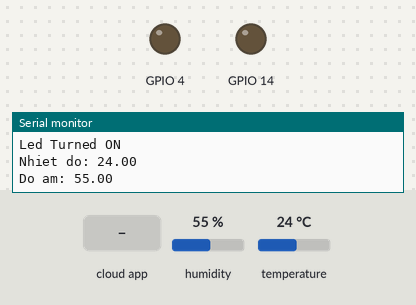
Bench run of a sketch on a simulated ESP8266 (NodeMCU). Shown: output pins drawn as LEDs (lit = HIGH), the last lines printed to the serial monitor. The inputs (shaded band) are chosen by the test bench; at power-on: temperature 24 °C, humidity 55 %. WiFi joins after 1.5 s; servers stay silent unless stated; the Firebase database answers and starts empty.

Above: at 3.8 s.
3.9 s: temperature set to 37 °C
6.7 s: temperature set to 38.3 °C
At 8.1 s:
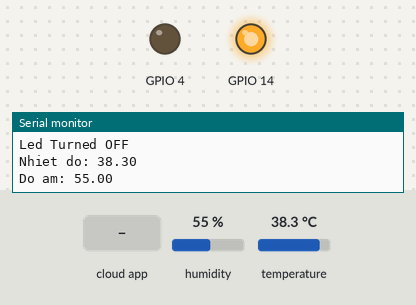
9.2 s: the phone or cloud app sets Fan to OFF
At 10.0 s:
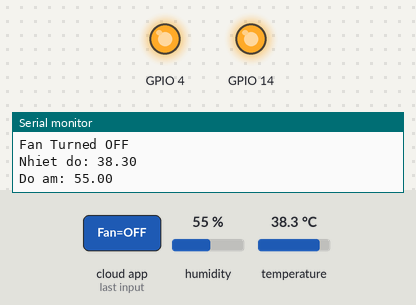
10.9 s: the phone or cloud app sets relay to ON
At 11.8 s:
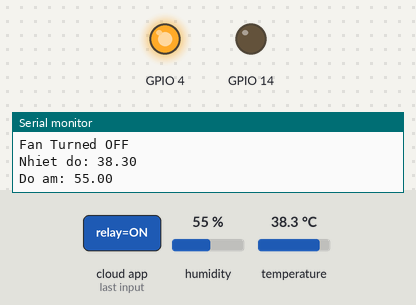
13.7 s: temperature set to 12 °C
At 15.7 s:
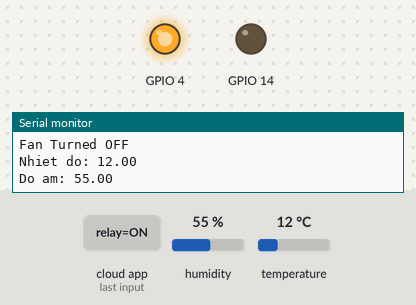
16.0 s: temperature set to 41 °C
At 17.1 s:
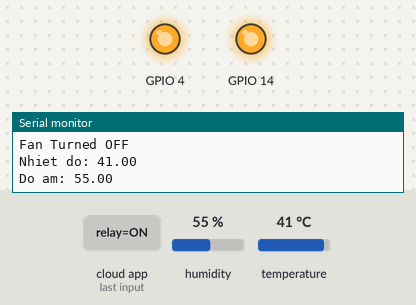
Timing chart, 0 to 19.0 s (numbered marks = the images above; inputs shaded):
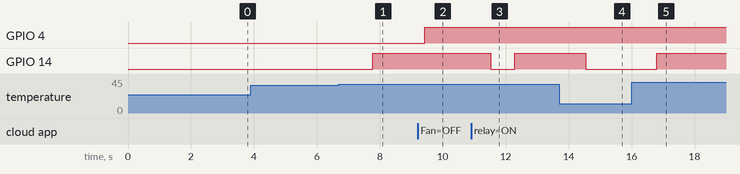

Measured:
- the behaviour switches between 37.5 and 37.6 °C on temperature (found by bisection; images 0 and 1)
- after the input at 6.7 s, GPIO 14: LOW → HIGH after 1.1 s
- after the input at 9.2 s, GPIO 4: LOW → HIGH after 0.22 s
- after the input at 10.9 s, GPIO 14: HIGH → LOW after 0.63 s, → HIGH 0.76 s later
- after the input at 13.7 s, GPIO 14: HIGH → LOW after 0.84 s
- after the input at 16.0 s, GPIO 14: LOW → HIGH after 0.80 s

The sketch:

Aptrung.ino
```cpp
#include <ESP8266WiFi.h>
#include <FirebaseArduino.h>
#include "DHT.h"

#define FIREBASE_HOST "aptrungfinal-default-rtdb.firebaseio.com"
#define FIREBASE_AUTH "dZecP7LmJNla7jNid1vQWpsm0brAuPrjq6Z0bMPB"
#define WIFI_SSID "Bach"
#define WIFI_PASSWORD "11111111"

#define DHTTYPE DHT22
#define DHTPIN 2

DHT dht(DHTPIN, DHTTYPE);

String fireStatus = "";
String fireStatus1 = "";
void setup() {
  pinMode(14, OUTPUT);
  pinMode(4, OUTPUT);
  Serial.begin(115200);
  WiFi.begin(WIFI_SSID, WIFI_PASSWORD);
  Serial.print("Connection to ");
  Serial.print(WIFI_SSID);
  while (WiFi.status() != WL_CONNECTED) {
    Serial.print(".");
    delay(500);
  }
  Serial.println();
  Serial.print("Connected to ");
  Serial.println(WIFI_SSID);
  Serial.print("IP Address is: ");
  Serial.println(WiFi.localIP());
  Firebase.begin(FIREBASE_HOST, FIREBASE_AUTH);
  Firebase.setString("LED", "OFF");
  delay(1000);
  Serial.println(F("DHTxx test!"));
  dht.begin();
}

void loop() {
  float h = dht.readHumidity();
  float t = dht.readTemperature();

  Serial.print("Nhiet do: ");
  Serial.println(t);
  Serial.print("Do am: ");
  Serial.println(h);

  Firebase.setFloat("Temperature", t);
  Firebase.setFloat("Humidity", h);

    if (t > 37.5) {
      Firebase.setString("relay", "OFF");
    } else {
      Firebase.setString("relay", "ON");
    }

    fireStatus = Firebase.getString("relay");
    if (fireStatus == "ON") {
      Serial.println("Led Turned ON");
      digitalWrite(14, LOW);
    }
    if (fireStatus == "OFF") {
      Serial.println("Led Turned OFF");
      digitalWrite(14, HIGH);
    }
    fireStatus1 = Firebase.getString("Fan");
    if (fireStatus1 == "ON") {
      Serial.println("Led Turned ON");
      digitalWrite(4, LOW);
    }
    if (fireStatus1 == "OFF") {
      Serial.println("Fan Turned OFF");
      digitalWrite(4, HIGH);
    }
}
```
